Frame 1 (no input): blank canvas, image omitted
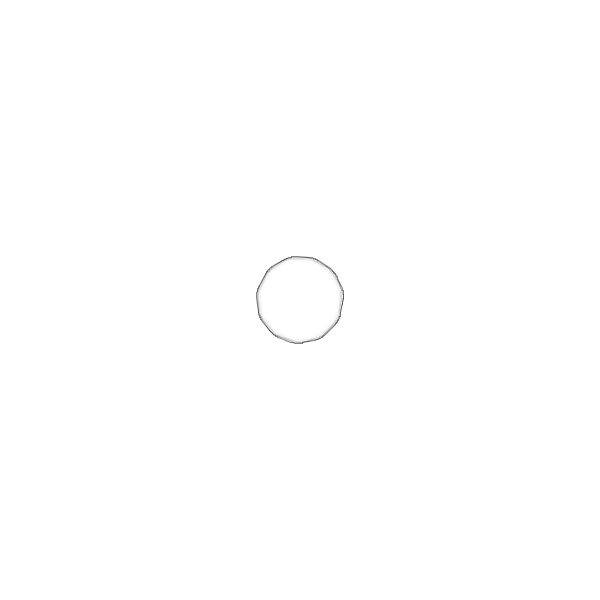
Frame 60 (the mouse pressed at the canvas centre just before this capture)
Frame 120 (the mouse held since frame 60 and released just before this capture): blank canvas, image omitted

The Processing sketch that drew this single still picture (run headless with seeded random() and noise(); from frame 60 on, the mouse is pressed at the canvas centre):

// Processing sketch: sketch_321
// ── sketch_321.pde
float r; //<>//


void setup () {
  size(600, 600);
  background(255);
  smooth();
  //pixelDensity(2);
  r = 0;
}

void draw() {
  int cx = width/2;
  int cy = height/2;

  stroke(0, 100);
  strokeWeight(1);
  float x, y; 
  float noiseval = random(10);
  float radVariance, thisRadius, rad;

  beginShape();
  for (float ang = 0; ang <= 360; ang += random(1)) {
    float a = map(r, 0, 100, 0, 300);
    fill(255, a);
    stroke(0, 255-a);
    noiseval += 0.1;
    radVariance = customNoise(noiseval);
    thisRadius = r + radVariance;
    rad = radians(ang);
    x = cx + (thisRadius * cos(rad));
    y = cy + (thisRadius * sin(rad));
    curveVertex(x, y);
    if (r < 100) {
      r += 0.001;
    } else {
      //noLoop();
    }
    println(r);
  }
  endShape(CLOSE);
}
float customNoise(float value) {
  float retValue = pow(sin(value), 0.5);
  return retValue;
}
